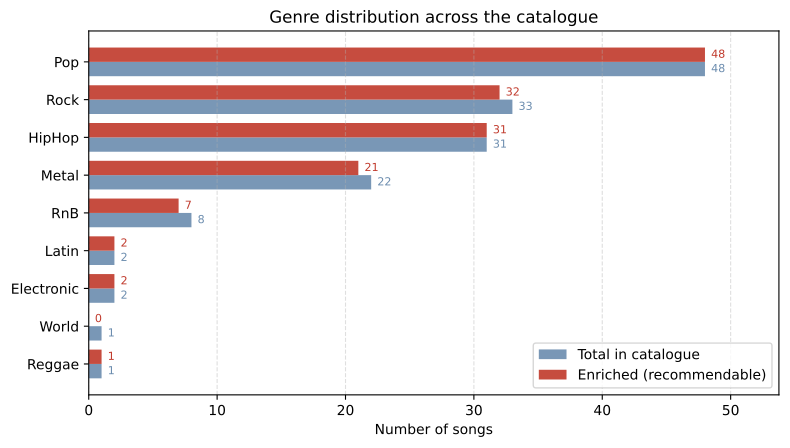

This figure's Python source:
"""
Counts songs per genre and generates a horizontal bar chart.

Outputs:
  - A printed table to stdout (sortable, easy to copy)
  - genre_distribution.pdf for \\includegraphics in the thesis
  - genre_distribution.png for quick previewing
"""

import matplotlib.pyplot as plt
import numpy as np

from db import get_connection


GENRE_NAMES = [
    "Unknown",   
    "Pop",       
    "Rock",      
    "HipHop",    
    "RnB",       
    "Electronic", 
    "Dance",     
    "Jazz",      
    "Classical", 
    "Country",   
    "Folk",      
    "Metal",     
    "Latin",     
    "Reggae",    
    "World",     
    "Other",    
]


def load_genre_counts() -> dict[int, int]:
    """Returns {genre_int: count} for the full catalogue."""
    with get_connection() as conn:
        with conn.cursor() as cur:
            cur.execute(
                """
                SELECT "Genre", COUNT(*)
                FROM "Songs"
                GROUP BY "Genre"
                ORDER BY "Genre"
                """
            )
            rows = cur.fetchall()
    return {int(g): int(c) for g, c in rows}


def load_enriched_counts() -> dict[int, int]:
    """Genre counts restricted to enriched (recommendable) songs.
    Useful for understanding what proportion of each genre actually
    contributes to recommendations."""
    with get_connection() as conn:
        with conn.cursor() as cur:
            cur.execute(
                """
                SELECT "Genre", COUNT(*)
                FROM "Songs"
                WHERE "PcaFeatures" IS NOT NULL
                GROUP BY "Genre"
                ORDER BY "Genre"
                """
            )
            rows = cur.fetchall()
    return {int(g): int(c) for g, c in rows}


def print_table(total: dict[int, int], enriched: dict[int, int]) -> None:
    grand_total = sum(total.values())
    grand_enriched = sum(enriched.values())

    print(f"{'Genre':<12} {'Total':>8} {'Enriched':>10} {'% of total':>12}")
    print("-" * 46)

    sorted_genres = sorted(total.keys(), key=lambda g: total[g], reverse=True)
    for g in sorted_genres:
        name = GENRE_NAMES[g] if 0 <= g < len(GENRE_NAMES) else f"?{g}"
        t = total[g]
        e = enriched.get(g, 0)
        pct = 100 * t / grand_total if grand_total else 0
        print(f"{name:<12} {t:>8} {e:>10} {pct:>11.1f}%")

    print("-" * 46)
    print(f"{'TOTAL':<12} {grand_total:>8} {grand_enriched:>10}")
    print()
    labelled = sum(c for g, c in total.items() if g != 0)
    print(f"Labelled songs: {labelled} / {grand_total} "
          f"({100*labelled/grand_total:.1f}%)" if grand_total else "")


def plot_distribution(total: dict[int, int], enriched: dict[int, int]) -> None:
    """Horizontal bar chart, sorted by total count. Each genre gets
    two bars side by side: total catalogue count and enriched count."""

    sorted_genres = sorted(total.keys(), key=lambda g: total[g])

    names = [
        GENRE_NAMES[g] if 0 <= g < len(GENRE_NAMES) else f"?{g}"
        for g in sorted_genres
    ]
    totals = [total[g] for g in sorted_genres]
    enriched_counts = [enriched.get(g, 0) for g in sorted_genres]

    y = np.arange(len(names))
    bar_height = 0.38

    fig, ax = plt.subplots(figsize=(8, max(4, 0.4 * len(names) + 1)))

    total_color = "#6b8cae"
    enriched_color = "#c0392b"

    ax.barh(y - bar_height / 2, totals, bar_height,
            color=total_color, label="Total in catalogue", alpha=0.9)
    ax.barh(y + bar_height / 2, enriched_counts, bar_height,
            color=enriched_color, label="Enriched (recommendable)", alpha=0.9)

    #annotare la fiecare bara
    max_count = max(totals) if totals else 1
    offset = max_count * 0.01
    for i, (t, e) in enumerate(zip(totals, enriched_counts)):
        ax.text(t + offset, i - bar_height / 2, str(t),
                va="center", fontsize=8, color=total_color)
        ax.text(e + offset, i + bar_height / 2, str(e),
                va="center", fontsize=8, color=enriched_color)

    ax.set_yticks(y)
    ax.set_yticklabels(names)
    ax.set_xlabel("Number of songs")
    ax.set_title("Genre distribution across the catalogue")
    ax.legend(loc="lower right")
    ax.grid(axis="x", linestyle="--", alpha=0.4)

    #small headroom
    ax.set_xlim(0, max_count * 1.12)

    fig.tight_layout()
    fig.savefig("genre_distribution.pdf", bbox_inches="tight")
    fig.savefig("genre_distribution.png", dpi=200, bbox_inches="tight")
    print("Saved genre_distribution.pdf and genre_distribution.png")


def main():
    total = load_genre_counts()
    enriched = load_enriched_counts()

    if not total:
        print("No songs found in the catalogue.")
        return 1

    print_table(total, enriched)
    print()
    plot_distribution(total, enriched)
    return 0


if __name__ == "__main__":
    import sys
    sys.exit(main())
